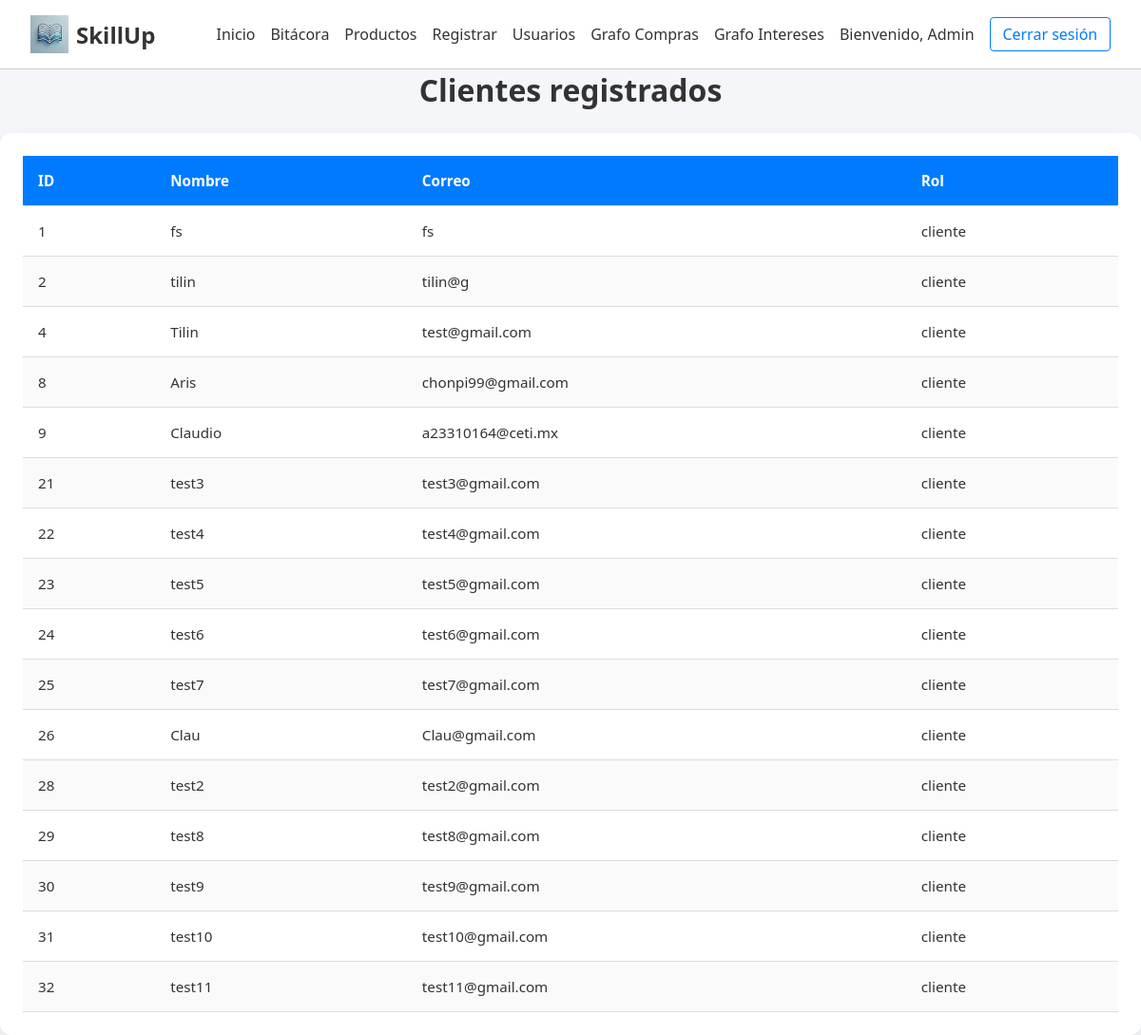
The page /UsuarioManager/UsuarioManager.php (signed in) on the database its author committed.
### tables this page shows
CREATE TABLE `usuarios` (
  `id` int(11) NOT NULL AUTO_INCREMENT,
  `correo` varchar(100) NOT NULL,
  `nombre` varchar(50) NOT NULL,
  `password` varchar(50) NOT NULL,
  `rol` enum('cliente','admin') NOT NULL DEFAULT 'cliente',
  `intereses` text DEFAULT NULL,
  PRIMARY KEY (`id`)
);

### UsuarioManager/UsuarioManager.php (the view, shortened to what this page needs)
<?php
include("conexion.php");
$sql = "SELECT id, nombre, correo, rol
        FROM   usuarios
        WHERE  rol = 'cliente'
        ORDER BY id";
$res = mysqli_query($con,$sql) or
       die('Error: '.mysqli_error($con));
?>
<!DOCTYPE html>
<html lang="es">
<head>
  <link rel="stylesheet" href="UsuarioManager.css">
</head>
<body>
<?php include $_SERVER['DOCUMENT_ROOT'].'/Proyecto/includes/header.php'; ?>
<h1>Clientes registrados</h1>
<div class="table-wrapper">
  <table>
    <thead>
      <tr>
        <th>ID</th>
        <th>Nombre</th>
        <th>Correo</th>
        <th>Rol</th>
      </tr>
    </thead>
    <tbody>
    <?php while ($u = mysqli_fetch_assoc($res)): ?>
      <tr>
        <td><?= $u['id'] ?></td>
        <td><?= htmlspecialchars($u['nombre']) ?></td>
        <td><?= htmlspecialchars($u['correo']) ?></td>
        <td><?= $u['rol'] ?></td>
      </tr>
    <?php endwhile; ?>
    </tbody>
  </table>
</div>
</body>
</html>

### UsuarioManager/UsuarioManager.css (style rules this page uses)
* { box-sizing:border-box;margin:0;padding:0 }
body { font-family: 'Segoe UI', Tahoma, Geneva, Verdana, sans-serif; background:#f4f6f9; color:#333; }
h1 { text-align:center; margin-bottom:1.5rem; }
.table-wrapper { background:#fff; border-radius:12px; padding:1.5rem; box-shadow:0 8px 20px rgba(0,0,0,.08); overflow-x:auto; }
table { width:100%; border-collapse:collapse; font-size:.95rem; }
thead { background:#007bff; color:#fff; }
th,td { padding:1rem; border-bottom:1px solid #ddd; text-align:left; }
tr:nth-child(even) td { background:#fafafa }

### rows shown on the page
usuarios: id "1", nombre "fs", correo "fs", rol "cliente"
usuarios: id "2", nombre "tilin", correo "tilin@g", rol "cliente"
usuarios: id "4", nombre "Tilin", correo "test@gmail.com", rol "cliente"
usuarios: id "8", nombre "Aris", correo "chonpi99@gmail.com", rol "cliente"
usuarios: id "9", nombre "Claudio", correo "a23310164@ceti.mx", rol "cliente"
usuarios: id "21", nombre "test3", correo "test3@gmail.com", rol "cliente"
usuarios: id "22", nombre "test4", correo "test4@gmail.com", rol "cliente"
usuarios: id "23", nombre "test5", correo "test5@gmail.com", rol "cliente"
usuarios: id "24", nombre "test6", correo "test6@gmail.com", rol "cliente"
usuarios: id "25", nombre "test7", correo "test7@gmail.com", rol "cliente"
usuarios: id "26", nombre "Clau", correo "Clau@gmail.com", rol "cliente"
usuarios: id "28", nombre "test2", correo "test2@gmail.com", rol "cliente"
usuarios: id "29", nombre "test8", correo "test8@gmail.com", rol "cliente"
usuarios: id "30", nombre "test9", correo "test9@gmail.com", rol "cliente"
usuarios: id "31", nombre "test10", correo "test10@gmail.com", rol "cliente"
usuarios: id "32", nombre "test11", correo "test11@gmail.com", rol "cliente"

### other values the page prints
$_SESSION['user'] "Admin"
